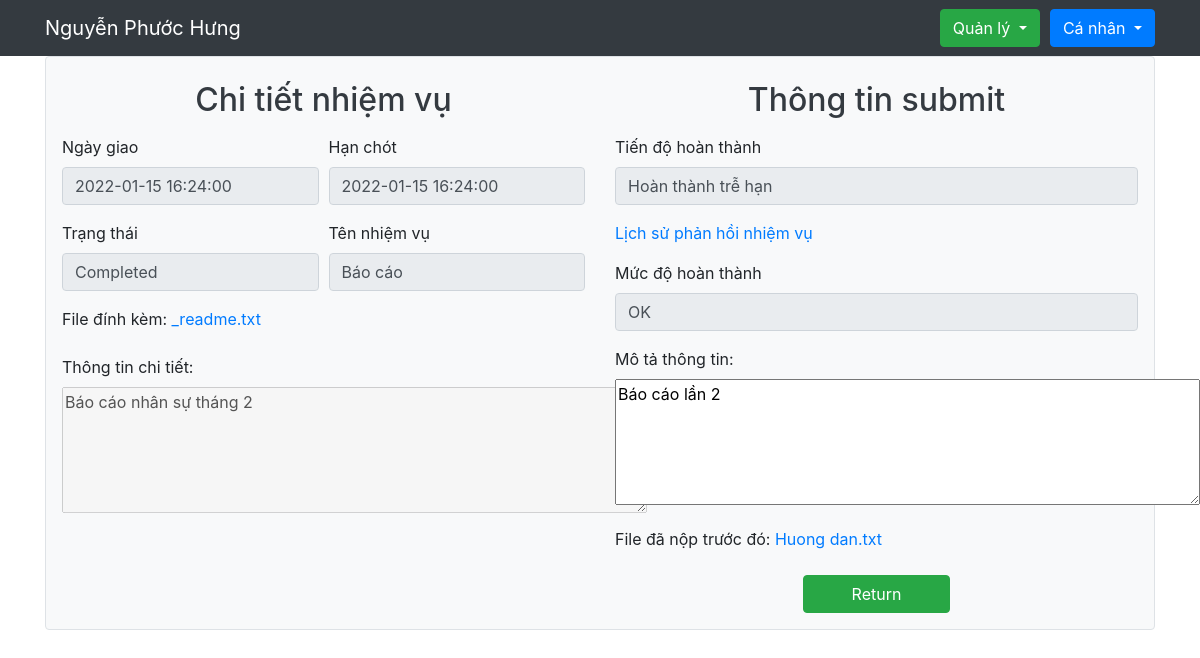
The page /views/employeetasksubmit.php?id=61e292e7c87e7 (signed in) on the database its author committed.
### tables this page shows
CREATE TABLE `task` (
  `id` varchar(50) NOT NULL,
  `title` varchar(100) NOT NULL,
  `detail` varchar(5000) NOT NULL,
  `start_day` datetime NOT NULL,
  `deadline` datetime NOT NULL,
  `account_id` varchar(50) NOT NULL,
  `status` varchar(50) NOT NULL,
  `tag_file` varchar(100) NOT NULL,
  `department_id` varchar(50) NOT NULL,
  `review` varchar(50) NOT NULL,
  `process` varchar(50) NOT NULL
);

CREATE TABLE `submit` (
  `submit_id` varchar(50) NOT NULL,
  `task_id` varchar(50) NOT NULL,
  `submit_date` datetime NOT NULL,
  `tag_file` varchar(50) NOT NULL,
  `deatail` varchar(5000) NOT NULL,
  `status` varchar(50) NOT NULL,
  `detail_response` varchar(500) NOT NULL,
  `tag_file_response` varchar(500) NOT NULL
);

### admin/db.php (called while the page is built, shortened)
<?php
function open_database()
{
    $conn = new mysqli(host, user, pass, db);
    $conn->set_charset("utf8");
    return $conn;
}
function get_task_id($id)
{
    $sql = 'select * from task where id = ?';
    $conn = open_database();
    $stm = $conn->prepare($sql);
    $stm->bind_param('s', $id);
    if (!$stm->execute()) {
        return array('code' => 1, 'error' => 'Can not execute command');
    }
    $result = $stm->get_result();
    return $result->fetch_assoc();
}
function get_submit_task($id)
{
    $sql = 'select * from submit where task_id = ? ORDER BY submit_date DESC';
    $conn = open_database();
    $stm = $conn->prepare($sql);
    $stm->bind_param('s', $id);
    if (!$stm->execute()) {
        return array('code' => 1, 'error' => 'Can not execute command');
    }
    $result = $stm->get_result();
    return array('code' => 0, 'data' => $result);
}

### views/employeetasksubmit.php (the view, shortened to what this page needs)
<?php
include_once "../views/navbar_employee.php";
require_once('../admin/db.php');
if (isset($_GET['id'])) {
    $id = $_GET['id'];
    $data = get_task_id($id);
    if ($data['tag_file'] == "" || is_null($data['tag_file'])) {
        $namefile = '';
    } else {
        $file = explode("/", $data['tag_file']);
        if (isset($file['2'])) {
            $namefile = $file['2'];
        }
    }
    if ($data['status'] != "In progress") {
        $dataTmp = get_submit_task($id);
        $data1 = $dataTmp['data']->fetch_assoc();
        if ($data1['tag_file'] == "" || is_null($data1['tag_file'])) {
            $namefile2 = '';
        } else {
            $file2 = explode("/", $data1['tag_file']);
            if (isset($file2['2'])) {
                $namefile2 = $file2['2'];
            }
        }
    }
} else {
    header('Location: unknown.php');
    exit();
}
?>
    <div class="container">
        <form action="" enctype="multipart/form-data" method="post" class="border rounded w-100 mb-5 mx-auto px-3 pt-3 bg-light">
            <div class="row justify-content-center">
                <div class="col-lg-6 col-md-8">
                    <h2 class="text-center text-dark mt-2 mb-3">Chi tiết nhiệm vụ</h2>
                    <div class="form-row">
                        <div class="form-group col-md-6">
                            <label for="name">Ngày giao</label>
                            <input type="text" name="ngaygiao" id="ngaygiao" value="<?= $data['start_day'] ?>" class="form-control" disabled>
                        </div>
                        <div class="form-group col-md-6">
                            <label for="id">Hạn chót</label>
                            <input type="text" name="hanchot" id="hanchot" value="<?= $data['deadline'] ?>" class="form-control" disabled>
                        </div>
                    </div>
                    <div class="form-row">
                        <div class="form-group col-md-6">
                            <label for="">Trạng thái</label>
                            <input type="text" name="status" id="status" value="<?= $data['status'] ?>" class="form-control" disabled>
                        </div>
                        <div class="form-group col-md-6">
                            <label for="">Tên nhiệm vụ</label>
                            <input type="text" name="taskName" id="taskname" value="<?php echo $data['title'] ?>" class="form-control" disabled>
                        </div>
                    </div>
                    <div class="form-group">
                        <label for="">File đính kèm: <a href="<?php echo $data['tag_file'] ?>" download><?= $namefile ?></a></label>
                    </div>
                    <div class="form-group">
                        <label for="user">Thông tin chi tiết:</label>
                        <br>
                        <p class="text-center"> <textarea wrap="hard" disabled name="" id="" cols="55" rows="5"><?= $data['detail'] ?></textarea></p>
                    </div>
                </div>
                <div class="col-lg-6 col-md-8">
                    <h2 class="text-center text-dark mt-2 mb-3">Thông tin submit</h2>
                    <?php
                    if ($data['status'] != "In progess") {
                    ?>
                        <div class="form-group">
                            <label for="">Tiến độ hoàn thành</label>
                            <input type="text" name="status" id="status" value="<?= $data['process'] ?>" class="form-control" disabled>
                        </div>
                    <?php
                    }
                    ?>
                    <div class="form-group">
                        <a href="../views/submitlist.php?id=<?= $data['id'] ?>">
                            <p>Lịch sử phản hồi nhiệm vụ</p>
                        </a>
                    </div>
                    <?php
                        if ($data['status'] == "Completed") {
                            ?>
                                <div class="form-group">
                                    <label for="">Mức độ hoàn thành</label>
                                    <input type="text" name="" id="" value="<?= $data['review'] ?>" class="form-control" disabled>
                                </div>
                            <?php
                        }
                    ?>
                    <div class="form-group">
                        <label for="">Mô tả thông tin:</label>
                        <br>
                        <?php
                        if ($data['status'] != "In progress") {
                        ?>
                            <p class="text-center"> <textarea name="detail" id="detail" cols="55" rows="5"><?= $data1['deatail'] ?></textarea></p>
                        <?php
                        } else {
                        ?>
                            <p class="text-center"> <textarea name="detail" id="detail" cols="55" rows="5"></textarea></p>
                        <?php
                        }
                        ?>
                    </div>
                    <?php
                    if ($data['status'] != "In progress") {
                    ?>
                        <div class="form-group">
                            <label for="">File đã nộp trước đó: <a href="../file/<?= $data1['tag_file'] ?>" download><?= $namefile2 ?></a></label>
                        </div>
                    <?php
                    }
                    ?>
                    <div class="form-group text-center">
                        <?php
                        if ($data['status'] == "Waiting" || $data['status'] == "Completed") {
                        ?>
                            <a href="../views/employee_index.php" class="btn btn-success px-5 h-5">Return</a>
                        <?php
                        } else {
                        ?>
                            <button type="submit" class="btn btn-success px-5 h-5">Submit</button>
                            <a href="../views/employee_index.php" class="btn btn-danger px-5 h-5">Return</a>
                        <?php
                        }
                        ?>
                    </div>
                </div>
            </div>
        </form>
    </div>

### rows shown on the page
task: ngaygiao "2022-01-15 16:24:00", hanchot "2022-01-15 16:24:00", status "Completed", taskName "Báo cáo", tag_file "_readme.txt", detail "Báo cáo nhân sự tháng 2", status "Hoàn thành trễ hạn", review "OK"
submit: detail "Báo cáo lần 2", tag_file "Huong dan.txt"

### other values the page prints
$_SESSION['fullname'] "Nguyễn Phước Hưng"
